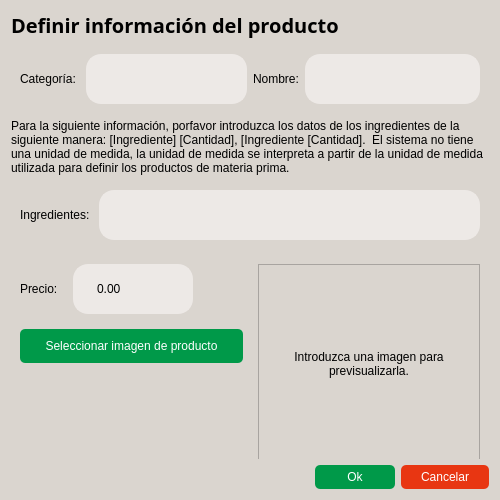
<?xml version="1.0" encoding="UTF-8"?>
<ui version="4.0">
 <class>ProductFormDialog</class>
 <widget class="QDialog" name="ProductFormDialog">
  <property name="geometry">
   <rect>
    <x>0</x>
    <y>0</y>
    <width>500</width>
    <height>500</height>
   </rect>
  </property>
  <property name="minimumSize">
   <size>
    <width>500</width>
    <height>400</height>
   </size>
  </property>
  <property name="maximumSize">
   <size>
    <width>800</width>
    <height>700</height>
   </size>
  </property>
  <property name="windowTitle">
   <string>Formulario de producto</string>
  </property>
  <property name="styleSheet">
   <string notr="true">color: black;
background-color: rgb(218, 213, 207);</string>
  </property>
  <layout class="QVBoxLayout" name="verticalLayout">
   <item>
    <widget class="QLabel" name="label">
     <property name="font">
      <font>
       <family>Segoe UI Variable</family>
       <pointsize>15</pointsize>
       <bold>true</bold>
      </font>
     </property>
     <property name="styleSheet">
      <string notr="true">color:black;</string>
     </property>
     <property name="text">
      <string>Definir información del producto</string>
     </property>
    </widget>
   </item>
   <item>
    <widget class="QWidget" name="widget" native="true">
     <layout class="QHBoxLayout" name="horizontalLayout_2">
      <item>
       <layout class="QHBoxLayout" name="horizontalLayout">
        <item>
         <widget class="QLabel" name="producCategory_label">
          <property name="styleSheet">
           <string notr="true">color:black;</string>
          </property>
          <property name="text">
           <string>Categoría: </string>
          </property>
         </widget>
        </item>
        <item>
         <widget class="QComboBox" name="productCategory_comboBox">
          <property name="sizePolicy">
           <sizepolicy hsizetype="Expanding" vsizetype="Fixed">
            <horstretch>0</horstretch>
            <verstretch>0</verstretch>
           </sizepolicy>
          </property>
          <property name="minimumSize">
           <size>
            <width>0</width>
            <height>50</height>
           </size>
          </property>
          <property name="styleSheet">
           <string notr="true">  QComboBox {
    border: 2px solid  rgb(237, 233, 230);
    border-radius: 15px;
    color: black;
    background-color: rgb(237, 233, 230);
    padding-left: 20px;
    padding-right: 20px;
  }

  /* Estilo para el área desplegable */
QComboBox QAbstractItemView {
    border: 2px solid  rgb(237, 233, 230);
    color: black;
    background-color: rgb(237, 233, 230);
    selection-background-color: rgb(63, 64, 70);
    selection-color: white;
 }

QComboBox::drop-down {
    width: 0px; /* Hacemos que la flecha no ocupe espacio */
    border: none;
    background-color: transparent;
}</string>
          </property>
         </widget>
        </item>
       </layout>
      </item>
      <item>
       <layout class="QHBoxLayout" name="horizontalLayout_3">
        <item>
         <widget class="QLabel" name="productName_label">
          <property name="styleSheet">
           <string notr="true">color:black;</string>
          </property>
          <property name="text">
           <string>Nombre:</string>
          </property>
         </widget>
        </item>
        <item>
         <widget class="QLineEdit" name="productName_lineEdit">
          <property name="sizePolicy">
           <sizepolicy hsizetype="Expanding" vsizetype="Expanding">
            <horstretch>0</horstretch>
            <verstretch>0</verstretch>
           </sizepolicy>
          </property>
          <property name="minimumSize">
           <size>
            <width>0</width>
            <height>50</height>
           </size>
          </property>
          <property name="maximumSize">
           <size>
            <width>16777215</width>
            <height>60</height>
           </size>
          </property>
          <property name="styleSheet">
           <string notr="true">QLineEdit {
  border: 2px solid  rgb(237, 233, 230);
  border-radius: 15px;

  color: black;
  background-color: rgb(237, 233, 230);
  padding-left: 20px;
  padding-right: 20px;
  padding-top: 10px;
  padding-bottom: 10px;
}</string>
          </property>
          <property name="alignment">
           <set>Qt::AlignmentFlag::AlignLeading|Qt::AlignmentFlag::AlignLeft|Qt::AlignmentFlag::AlignVCenter</set>
          </property>
         </widget>
        </item>
       </layout>
      </item>
     </layout>
    </widget>
   </item>
   <item>
    <widget class="QLabel" name="label_2">
     <property name="styleSheet">
      <string notr="true">color:black;</string>
     </property>
     <property name="text">
      <string>Para la siguiente información, porfavor introduzca los datos de los ingredientes de la siguiente manera: [Ingrediente] [Cantidad], [Ingrediente [Cantidad].  El sistema no tiene una unidad de medida, la unidad de medida se interpreta a partir de la unidad de medida utilizada para definir los productos de materia prima.</string>
     </property>
     <property name="wordWrap">
      <bool>true</bool>
     </property>
    </widget>
   </item>
   <item>
    <widget class="QWidget" name="widget_2" native="true">
     <layout class="QHBoxLayout" name="horizontalLayout_4">
      <item>
       <widget class="QLabel" name="productIngredients_label">
        <property name="styleSheet">
         <string notr="true">color:black;</string>
        </property>
        <property name="text">
         <string>Ingredientes: </string>
        </property>
       </widget>
      </item>
      <item>
       <widget class="QLineEdit" name="productIngredients_lineEdit">
        <property name="sizePolicy">
         <sizepolicy hsizetype="Expanding" vsizetype="Expanding">
          <horstretch>0</horstretch>
          <verstretch>0</verstretch>
         </sizepolicy>
        </property>
        <property name="minimumSize">
         <size>
          <width>0</width>
          <height>50</height>
         </size>
        </property>
        <property name="maximumSize">
         <size>
          <width>16777215</width>
          <height>60</height>
         </size>
        </property>
        <property name="layoutDirection">
         <enum>Qt::LayoutDirection::LeftToRight</enum>
        </property>
        <property name="styleSheet">
         <string notr="true">QLineEdit {
  border: 2px solid  rgb(237, 233, 230);
  border-radius: 15px;

  color: black;
  background-color: rgb(237, 233, 230);
  padding-left: 20px;
  padding-right: 20px;
  padding-top: 10px;
  padding-bottom: 10px;
}
</string>
        </property>
        <property name="alignment">
         <set>Qt::AlignmentFlag::AlignLeading|Qt::AlignmentFlag::AlignLeft|Qt::AlignmentFlag::AlignVCenter</set>
        </property>
       </widget>
      </item>
     </layout>
    </widget>
   </item>
   <item>
    <widget class="QWidget" name="widget_3" native="true">
     <property name="sizePolicy">
      <sizepolicy hsizetype="Expanding" vsizetype="Expanding">
       <horstretch>0</horstretch>
       <verstretch>0</verstretch>
      </sizepolicy>
     </property>
     <layout class="QHBoxLayout" name="horizontalLayout_5">
      <property name="spacing">
       <number>15</number>
      </property>
      <item>
       <layout class="QVBoxLayout" name="verticalLayout_2">
        <item>
         <layout class="QHBoxLayout" name="horizontalLayout_6">
          <item>
           <widget class="QLabel" name="productPrice_label">
            <property name="styleSheet">
             <string notr="true">color:black;</string>
            </property>
            <property name="text">
             <string>Precio:</string>
            </property>
           </widget>
          </item>
          <item>
           <widget class="QDoubleSpinBox" name="productPrice_doubleSpinBox">
            <property name="sizePolicy">
             <sizepolicy hsizetype="Preferred" vsizetype="Fixed">
              <horstretch>0</horstretch>
              <verstretch>0</verstretch>
             </sizepolicy>
            </property>
            <property name="minimumSize">
             <size>
              <width>120</width>
              <height>50</height>
             </size>
            </property>
            <property name="styleSheet">
             <string notr="true">QDoubleSpinBox {
  border: 2px solid  rgb(237, 233, 230);
  border-radius: 15px;

  color: black;
  background-color: rgb(237, 233, 230);
  padding-left: 20px;
  padding-right: 20px;
}

QDoubleSpinBox::up-button, QDoubleSpinBox::down-button {
  width: 0px; /* Hacer que los botones no sean visibles */
}
</string>
            </property>
            <property name="maximum">
             <double>100000.000000000000000</double>
            </property>
           </widget>
          </item>
          <item>
           <spacer name="horizontalSpacer">
            <property name="orientation">
             <enum>Qt::Orientation::Horizontal</enum>
            </property>
            <property name="sizeHint" stdset="0">
             <size>
              <width>40</width>
              <height>20</height>
             </size>
            </property>
           </spacer>
          </item>
         </layout>
        </item>
        <item>
         <widget class="QPushButton" name="productImageSelector_button">
          <property name="sizePolicy">
           <sizepolicy hsizetype="Expanding" vsizetype="Fixed">
            <horstretch>0</horstretch>
            <verstretch>0</verstretch>
           </sizepolicy>
          </property>
          <property name="maximumSize">
           <size>
            <width>16777215</width>
            <height>16777215</height>
           </size>
          </property>
          <property name="styleSheet">
           <string notr="true">QPushButton {
	border-radius: 5px;
	padding: 10px;
	background-color: rgb(0, 153, 73);
	color: rgb(255, 255, 255);
}

QPushButton:hover {
  background-color: rgb(0, 181, 84);     /* Fondo al pasar el mouse */
  color: #f0f0f0;                /* Color del texto al pasar el mouse */
}

QPushButton:pressed {
  background-color: rgb(0, 125, 58);     /* Fondo al presionar */
  color: #d0d0d0;                /* Color del texto al presionar */
}

QPushButton:disabled {
  background-color: rgb(39, 39, 43);     /* Fondo deshabilitado */
  color: #7f8c8d;                /* Color del texto deshabilitado */
}

QPushButton:checked {
  background-color: #27ae60;     /* Fondo cuando está checkable y activado */
  color: #ecf0f1;        
}</string>
          </property>
          <property name="text">
           <string>Seleccionar imagen de producto</string>
          </property>
         </widget>
        </item>
        <item>
         <spacer name="verticalSpacer">
          <property name="orientation">
           <enum>Qt::Orientation::Vertical</enum>
          </property>
          <property name="sizeHint" stdset="0">
           <size>
            <width>20</width>
            <height>40</height>
           </size>
          </property>
         </spacer>
        </item>
       </layout>
      </item>
      <item>
       <widget class="QLabel" name="producImage_label">
        <property name="sizePolicy">
         <sizepolicy hsizetype="Expanding" vsizetype="Expanding">
          <horstretch>0</horstretch>
          <verstretch>0</verstretch>
         </sizepolicy>
        </property>
        <property name="minimumSize">
         <size>
          <width>200</width>
          <height>200</height>
         </size>
        </property>
        <property name="maximumSize">
         <size>
          <width>16777215</width>
          <height>16777215</height>
         </size>
        </property>
        <property name="layoutDirection">
         <enum>Qt::LayoutDirection::LeftToRight</enum>
        </property>
        <property name="autoFillBackground">
         <bool>false</bool>
        </property>
        <property name="styleSheet">
         <string notr="true">color: black;</string>
        </property>
        <property name="frameShape">
         <enum>QFrame::Shape::StyledPanel</enum>
        </property>
        <property name="text">
         <string>Introduzca una imagen para previsualizarla.</string>
        </property>
        <property name="alignment">
         <set>Qt::AlignmentFlag::AlignCenter</set>
        </property>
        <property name="wordWrap">
         <bool>true</bool>
        </property>
       </widget>
      </item>
     </layout>
    </widget>
   </item>
   <item>
    <layout class="QHBoxLayout" name="horizontalLayout_7">
     <item>
      <spacer name="horizontalSpacer_2">
       <property name="orientation">
        <enum>Qt::Orientation::Horizontal</enum>
       </property>
       <property name="sizeHint" stdset="0">
        <size>
         <width>40</width>
         <height>20</height>
        </size>
       </property>
      </spacer>
     </item>
     <item>
      <widget class="QPushButton" name="acceptProduct_button">
       <property name="sizePolicy">
        <sizepolicy hsizetype="Minimum" vsizetype="Fixed">
         <horstretch>0</horstretch>
         <verstretch>0</verstretch>
        </sizepolicy>
       </property>
       <property name="minimumSize">
        <size>
         <width>80</width>
         <height>0</height>
        </size>
       </property>
       <property name="styleSheet">
        <string notr="true">QPushButton {
	border-radius: 5px;
	padding-top: 5px;
	padding-bottom: 5px;
	padding-left: 20px;
	padding-right: 20px px;
	background-color: rgb(0, 153, 73);
	color: rgb(255, 255, 255);
}

QPushButton:hover {
  background-color: rgb(0, 181, 84);     /* Fondo al pasar el mouse */
  color: #f0f0f0;                /* Color del texto al pasar el mouse */
}

QPushButton:pressed {
  background-color: rgb(0, 125, 58);     /* Fondo al presionar */
  color: #d0d0d0;                /* Color del texto al presionar */
}

QPushButton:disabled {
  background-color: rgb(39, 39, 43);     /* Fondo deshabilitado */
  color: #7f8c8d;                /* Color del texto deshabilitado */
}

QPushButton:checked {
  background-color: #27ae60;     /* Fondo cuando está checkable y activado */
  color: #ecf0f1;        
}</string>
       </property>
       <property name="text">
        <string>Ok</string>
       </property>
      </widget>
     </item>
     <item>
      <widget class="QPushButton" name="cancelProduct_button">
       <property name="minimumSize">
        <size>
         <width>80</width>
         <height>0</height>
        </size>
       </property>
       <property name="styleSheet">
        <string notr="true">QPushButton {
	border-radius: 5px;
	padding-top: 5px;
	padding-bottom: 5px;
	padding-left: 20px;
	padding-right: 20px px;
	background-color: rgb(232, 54, 18);
	color: rgb(255, 255, 255);
}

QPushButton:hover {
  background-color: rgb(253, 59, 20);     /* Fondo al pasar el mouse */
  color: #f0f0f0;                /* Color del texto al pasar el mouse */
}

QPushButton:pressed {
  background-color: rgb(208, 48, 16);    /* Fondo al presionar */
  color: #d0d0d0;                /* Color del texto al presionar */
}

QPushButton:disabled {
  background-color: rgb(39, 39, 43);     /* Fondo deshabilitado */
  color: #7f8c8d;                /* Color del texto deshabilitado */
}

QPushButton:checked {
  background-color: #27ae60;     /* Fondo cuando está checkable y activado */
  color: #ecf0f1;        
}</string>
       </property>
       <property name="text">
        <string>Cancelar</string>
       </property>
      </widget>
     </item>
    </layout>
   </item>
  </layout>
 </widget>
 <resources/>
 <connections/>
</ui>
